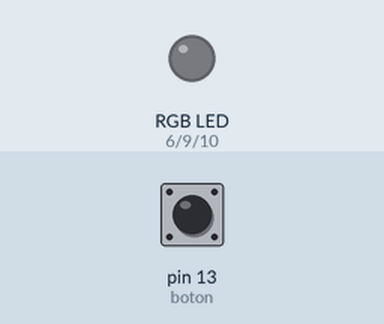
This sketch was run on a simulated Arduino Uno, built with avr-gcc and run on an emulated ATmega328P. On the bench: an RGB LED mixed from three pins (HIGH = lit). The inputs (shaded band) are chosen by the test bench; at power-on: pin 13 (boton) HIGH. Dim RGB values are drawn brighter than linear.

Above: at 1.2 s.
1.3 s: pin 13 (boton) pulled LOW for 0.15 s
At 1.46 s:
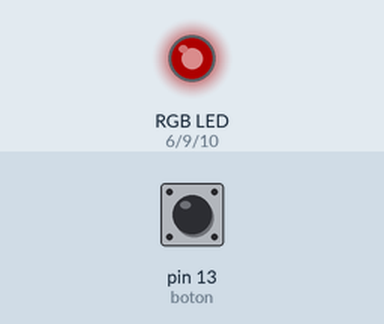
At 2.06 s:
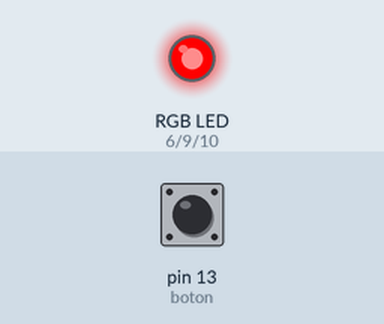
4.3 s: pin 13 (boton) driven LOW
At 4.46 s:
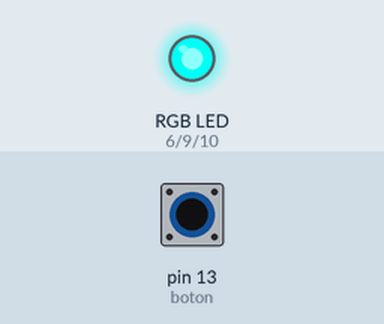
Timing chart, 0 to 22.3 s (numbered marks = the images above; inputs shaded):
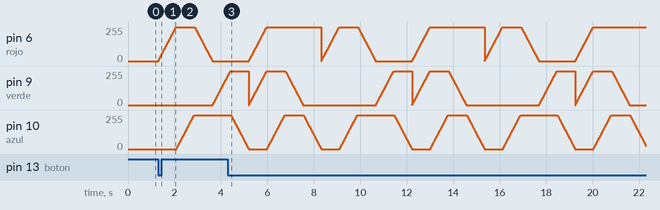

Measured:
- after the input at 1.3 s, pin 6 (rojo): rises from 0/255 to 255/255 in 0.75 s, then falls to 0/255 in 1.6 s; pin 9 (verde): moves from 0/255 to 215/255 over 0.63 s, starting after 2.4 s; pin 10 (azul): moves from 0/255 to 255/255 over 0.75 s, starting after 0.80 s

The sketch:

Luz_variante_y_boton.ino
```cpp
#define rojo 6
#define verde 9
#define azul 10
#define espera 15
#define boton 13

void EnciendeRojo(void)
{
  for (int fade = 0 ; fade <= 255; fade += 5)
  {
    analogWrite(rojo, fade);
    delay (espera);
  }
}

void EnciendeAzul(void)
{
  for (int fade = 0 ; fade <= 255; fade += 5)
  {
    analogWrite(azul, fade);
    delay (espera);
  }
}

void EnciendeVerde(void)
{
  for (int fade = 0 ; fade <= 255; fade += 5)
  {
    analogWrite(verde, fade);
    delay (espera);
  }
}

void ApagaRojo(void)
{
  for (int fade = 255; fade >= 0; fade -= 5)
  {
    analogWrite(rojo, fade);
    delay (espera);
  }
}

void ApagaAzul(void)
{
  for (int fade = 255; fade >= 0; fade -= 5)
  {
    analogWrite(azul, fade);
    delay (espera);
  }
}

void ApagaVerde(void)
{
  for (int fade = 255; fade >= 0; fade -= 5)
  {
    analogWrite(verde, fade);
    delay (espera);
  }
}

void EnciendeAmbos(void)
{
  for (int fade = 0; fade <= 255; fade += 5)
  {
    analogWrite(rojo, fade);
    analogWrite(verde, fade);
    delay (espera);
  }
}
void setup() {
  pinMode(rojo, 1);
  pinMode(verde, 1);
  pinMode(azul, 1);
  pinMode(boton, 0);
}

void loop()
{
  if (digitalRead(boton) == LOW)
  {
    EnciendeRojo();
    EnciendeAzul();
    ApagaRojo();
    EnciendeVerde();
    ApagaAzul();
    EnciendeAmbos();
    EnciendeAzul();
    ApagaVerde();
    ApagaAzul();
  }
  else
  {
    digitalWrite(rojo, LOW);
    digitalWrite(verde, LOW);
    digitalWrite(azul, LOW);
  }
}
```
